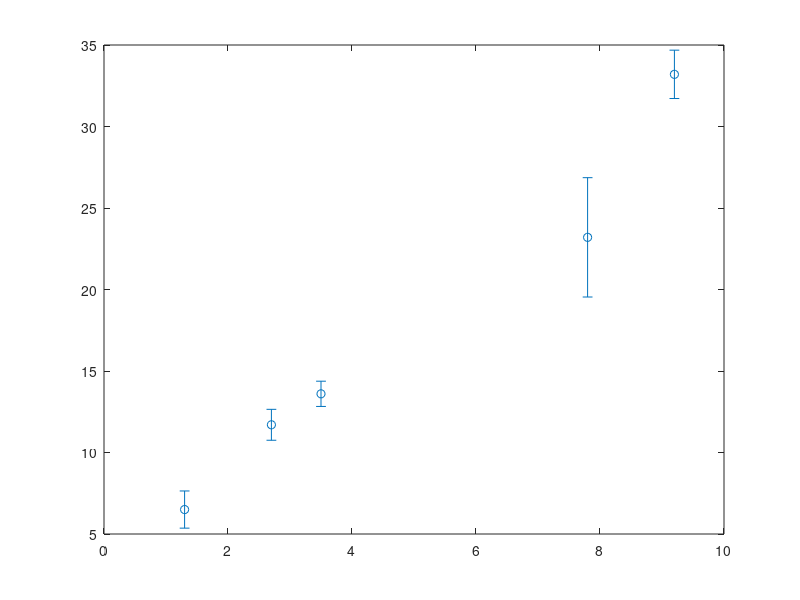

Here is the MATLAB script that generated this plot: (Note: this script raises an error after producing the figure.)
% Detta skript visar hur man passar en rät linje
%      y(x) = k*x + m
% till en dataserie med varianser

x = [1.3 2.7 3.5 7.8 9.2];
y = [6.5 11.7 13.6 23.2 33.2];
s2 = [1.3 0.9 0.6 13.4 2.2];

% Vi kan plotta punkterna med osäkerheten utritad
errorbar(x, y, s2.^0.5, 'o')

% Nu genomför vi en s.k. "viktad" minsta-kvadrat-anpassning:
% http://se.mathworks.com/help/curvefit/fit.html
f = fittype('poly1');  % Linjär ekvation (2 parametrar)
options = fitoptions('poly1');
options.Weights = 1./s2;
fitobj = fit(x', y', f, options);
k = fitobj.p1
m = fitobj.p2
% Standardavvikelsen för resp. parameter fås genom:
std_dev = diff(confint(fitobj, 0.6827))/2;
dk = std_dev(1)
dm = std_dev(2)

hold on;
handle = plot([x(1) x(end)], m + k*[x(1) x(end)]);
lbl = sprintf('WLS: y = (%.2f +/- %.2f) x + %.2f +/- %.2f', k, dk, m, dm);
legend('data', lbl, 'Location', 'NorthWest')
saveas(handle, 'wls_fit.png', 'png')
